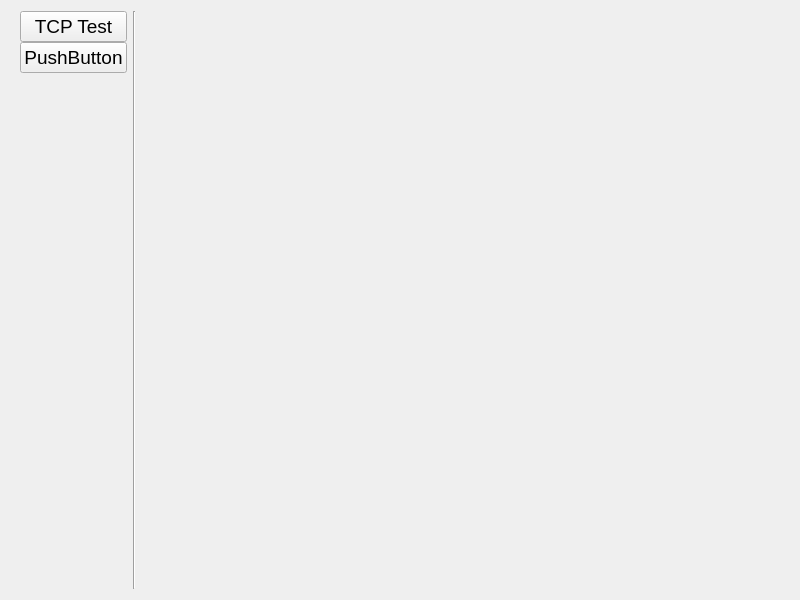
<?xml version="1.0" encoding="UTF-8"?>
<ui version="4.0">
 <class>Widget</class>
 <widget class="QWidget" name="Widget">
  <property name="geometry">
   <rect>
    <x>0</x>
    <y>0</y>
    <width>800</width>
    <height>600</height>
   </rect>
  </property>
  <property name="font">
   <font>
    <pointsize>14</pointsize>
   </font>
  </property>
  <property name="windowTitle">
   <string>Widget</string>
  </property>
  <layout class="QGridLayout" name="gridLayout">
   <item row="0" column="2">
    <widget class="QWidget" name="widget" native="true">
     <layout class="QGridLayout" name="gridLayout_2">
      <property name="leftMargin">
       <number>0</number>
      </property>
      <property name="topMargin">
       <number>0</number>
      </property>
      <property name="rightMargin">
       <number>0</number>
      </property>
      <property name="bottomMargin">
       <number>0</number>
      </property>
      <property name="spacing">
       <number>0</number>
      </property>
      <item row="0" column="0">
       <widget class="QStackedWidget" name="stackedWidget">
        <widget class="QWidget" name="stackedWidget_2Page1" native="true"/>
        <widget class="TestTcp" name="pageTest"/>
       </widget>
      </item>
     </layout>
    </widget>
   </item>
   <item row="0" column="0">
    <widget class="QWidget" name="widget" native="true">
     <property name="maximumSize">
      <size>
       <width>120</width>
       <height>16777215</height>
      </size>
     </property>
     <layout class="QVBoxLayout" name="verticalLayout">
      <property name="spacing">
       <number>0</number>
      </property>
      <property name="topMargin">
       <number>0</number>
      </property>
      <property name="rightMargin">
       <number>0</number>
      </property>
      <property name="bottomMargin">
       <number>0</number>
      </property>
      <item>
       <widget class="QPushButton" name="btnTcp">
        <property name="text">
         <string>TCP Test</string>
        </property>
        <property name="checkable">
         <bool>true</bool>
        </property>
       </widget>
      </item>
      <item>
       <widget class="QPushButton" name="btnOther">
        <property name="text">
         <string>PushButton</string>
        </property>
        <property name="checkable">
         <bool>true</bool>
        </property>
       </widget>
      </item>
      <item>
       <spacer name="verticalSpacer">
        <property name="orientation">
         <enum>Qt::Vertical</enum>
        </property>
        <property name="sizeHint" stdset="0">
         <size>
          <width>20</width>
          <height>40</height>
         </size>
        </property>
       </spacer>
      </item>
     </layout>
    </widget>
   </item>
   <item row="0" column="1">
    <widget class="Line" name="line">
     <property name="orientation">
      <enum>Qt::Vertical</enum>
     </property>
    </widget>
   </item>
  </layout>
 </widget>
 <customwidgets>
  <customwidget>
   <class>TestTcp</class>
   <extends>QWidget</extends>
   <header>TestTcp.h</header>
   <container>1</container>
  </customwidget>
 </customwidgets>
 <resources/>
 <connections/>
</ui>
